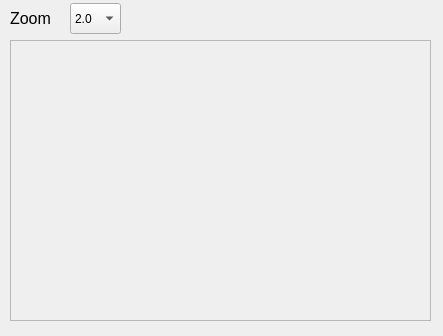
<?xml version="1.0" encoding="UTF-8"?>
<ui version="4.0">
 <class>viewImage</class>
 <widget class="QDialog" name="viewImage">
  <property name="geometry">
   <rect>
    <x>0</x>
    <y>0</y>
    <width>443</width>
    <height>336</height>
   </rect>
  </property>
  <property name="windowTitle">
   <string>Drawish view image</string>
  </property>
  <property name="windowIcon">
   <iconset resource="Drawish.qrc">
    <normaloff>:/res/draw.png</normaloff>:/res/draw.png</iconset>
  </property>
  <widget class="QComboBox" name="comboBox">
   <property name="geometry">
    <rect>
     <x>70</x>
     <y>3</y>
     <width>51</width>
     <height>31</height>
    </rect>
   </property>
   <item>
    <property name="text">
     <string>2.0</string>
    </property>
   </item>
   <item>
    <property name="text">
     <string>1.0</string>
    </property>
   </item>
   <item>
    <property name="text">
     <string>1.5</string>
    </property>
   </item>
   <item>
    <property name="text">
     <string>3.0</string>
    </property>
   </item>
   <item>
    <property name="text">
     <string>4.0</string>
    </property>
   </item>
  </widget>
  <widget class="QScrollArea" name="scrollArea">
   <property name="geometry">
    <rect>
     <x>10</x>
     <y>40</y>
     <width>421</width>
     <height>281</height>
    </rect>
   </property>
   <property name="widgetResizable">
    <bool>true</bool>
   </property>
   <widget class="QWidget" name="scrollAreaWidgetContents">
    <property name="geometry">
     <rect>
      <x>0</x>
      <y>0</y>
      <width>419</width>
      <height>279</height>
     </rect>
    </property>
   </widget>
  </widget>
  <widget class="QLabel" name="label">
   <property name="geometry">
    <rect>
     <x>10</x>
     <y>10</y>
     <width>60</width>
     <height>16</height>
    </rect>
   </property>
   <property name="font">
    <font>
     <pointsize>12</pointsize>
    </font>
   </property>
   <property name="text">
    <string>Zoom</string>
   </property>
  </widget>
 </widget>
 <resources>
  <include location="Drawish.qrc"/>
 </resources>
 <connections/>
</ui>
